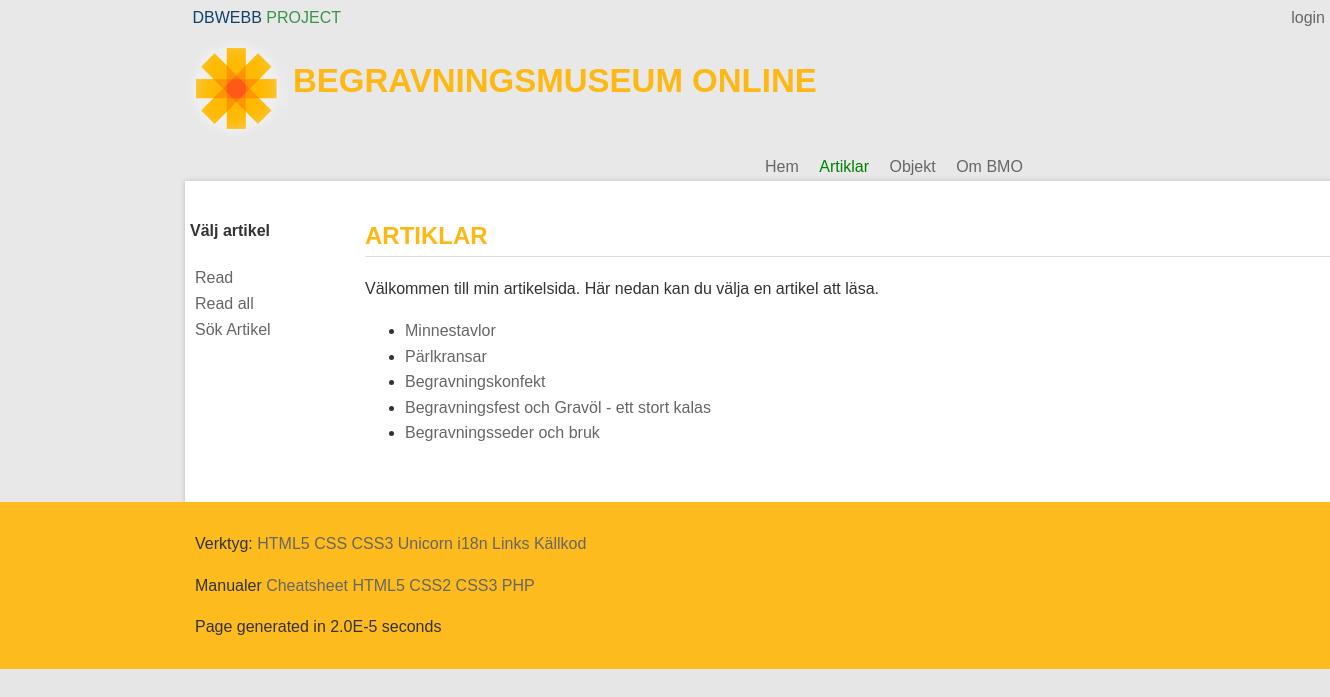
The app's page /article.php with its own data.
### tables this page shows
CREATE TABLE "Article" ("id" INTEGER PRIMARY KEY  AUTOINCREMENT  NOT NULL  UNIQUE , "category" TEXT, "title" TEXT, "content" TEXT, "author" TEXT, "pubdate" DATETIME NOT NULL  DEFAULT CURRENT_DATE);

### incl/article/default.php (the view, shortened to what this page needs)
<?php
$db= new PDO("sqlite:$dbPath");
$db->setAttribute(PDO::ATTR_ERRMODE, PDO::ERRMODE_WARNING);
$stmt = $db->prepare('SELECT * FROM Article WHERE category = "article";');
$stmt->execute();
$res = $stmt->fetchAll(PDO::FETCH_ASSOC);
?>
<h2>Artiklar</h2>
<p>Välkommen till min artikelsida. Här nedan kan du välja en artikel att läsa.</p>
		<ul>
		<?php foreach($res as $article): ?>
			<li><a href="<?php echo $currentArticle="?p=showArticle&a=" . $article['title']; ?>"><?php echo $article['title']; ?></a>
		<?php endforeach; ?>
		</ul>

### style/FiddeStyle.css (style rules this page uses)
* { font-family:proxima-nova-soft,sans-serif; font-size:16px; color:#333; line-height:1.6em }
html,body { margin:0; padding:0; }
html { background:#e6e6e6; overflow-y:scroll; }
body { background:#E8E8E8; }
h1,h2 { color:#FDB813; }
h2 { font-size:24px; border-bottom: 1px solid #ddd; text-transform: uppercase; }
a { color: #666; outline:0; }
a:link { text-decoration: none; }

### style/debug.css (style rules this page uses)
body { background: beige; }

### style/style.css (style rules this page uses)
html { background: #cc6666; }
body { margin: 8px auto; width: 934px; padding: 8px; background: #ffffcc; border: 1px dashed #660033; font-family: Georgia, serif; color: #333333; }

### records on screen
article: title "Minnestavlor"
article: title "Pärlkransar"
article: title "Begravningskonfekt"
article: title "Begravningsfest och Gravöl - ett stort kalas"
article: title "Begravningsseder och bruk"

### other values on screen
$key "login"
